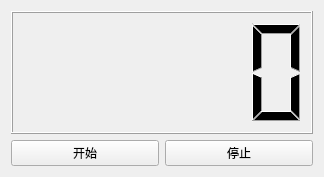
<?xml version="1.0" encoding="UTF-8"?>
<ui version="4.0">
 <class>Widget</class>
 <widget class="QWidget" name="Widget">
  <property name="geometry">
   <rect>
    <x>0</x>
    <y>0</y>
    <width>324</width>
    <height>177</height>
   </rect>
  </property>
  <property name="windowTitle">
   <string>Widget</string>
  </property>
  <layout class="QGridLayout" name="gridLayout">
   <item row="0" column="0" colspan="2">
    <widget class="QLCDNumber" name="lcdNumber"/>
   </item>
   <item row="1" column="0">
    <widget class="QPushButton" name="pushButton">
     <property name="text">
      <string>开始</string>
     </property>
    </widget>
   </item>
   <item row="1" column="1">
    <widget class="QPushButton" name="pushButton_2">
     <property name="text">
      <string>停止</string>
     </property>
    </widget>
   </item>
  </layout>
 </widget>
 <layoutdefault spacing="6" margin="11"/>
 <resources/>
 <connections/>
</ui>
